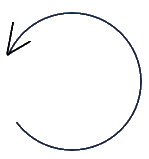
#> input picture templates/momentL.png, 149 x 159 px
$ python -i triangle.py   (imports and definitions only)
#> lines starting #> are read from the running program, lines starting #| are printed output that depends on the picture; after the words box and inside, x2 and y2 are one past the last pixel; in counts of white or black regions, pixels touching at a corner belong together
#> further down, picture is the input picture: PIL image 149x159 RGBA; mean R, G, B, A 2.2, 2.5, 3.2, 9.6
import cv2
import numpy as np
from PIL import Image
import streamlit as st

def detect_triangles_and_beam(image_pil,
                              blur_kernel=5,
                              threshold_type="Adaptive Gaussian",
                              block_size=29,
                              C_value=2,
                              canny_lower=50,
                              canny_upper=150,
                              min_area=1720,
                              approx_epsilon_factor=0.2):
    # 画像前処理
#> called with blur_kernel = 5, threshold_type = 'Adaptive Gaussian', block_size = 29, C_value = 2, canny_lower = 50, canny_upper = 150, min_area = 1720, approx_epsilon_factor = 0.2
    image_np = np.array(image_pil.convert('RGB'))
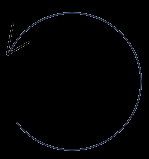
#> image_np: shape (159, 149, 3); mean R, G, B 2.2, 2.5, 3.2
    gray = cv2.cvtColor(image_np, cv2.COLOR_RGB2GRAY)
    blur_kernel = blur_kernel if blur_kernel % 2 == 1 else blur_kernel + 1
    blurred = cv2.GaussianBlur(gray, (blur_kernel, blur_kernel), 0)
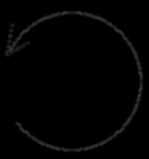
#> blurred: shape (159, 149); min 0, max 59, mean 2.5

    # 二値化
    if threshold_type == "Otsu":
        _, binary = cv2.threshold(blurred, 0, 255, cv2.THRESH_BINARY + cv2.THRESH_OTSU)
    elif threshold_type == "Adaptive Mean":
        block_size = block_size if block_size % 2 == 1 else block_size + 1
        binary = cv2.adaptiveThreshold(blurred, 255, cv2.ADAPTIVE_THRESH_MEAN_C,
                                       cv2.THRESH_BINARY_INV, block_size, C_value)
    elif threshold_type == "Adaptive Gaussian":
        block_size = block_size if block_size % 2 == 1 else block_size + 1
        binary = cv2.adaptiveThreshold(blurred, 255, cv2.ADAPTIVE_THRESH_GAUSSIAN_C,
                                       cv2.THRESH_BINARY_INV, block_size, C_value)
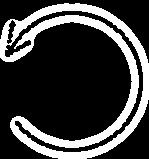
#> binary: shape (159, 149); 24.4% white; 1 white region, box (x1, y1, x2, y2) and area: (0, 3, 149, 159) 5790
    else:
        _, binary = cv2.threshold(blurred, 127, 255, cv2.THRESH_BINARY_INV)

    # エッジ検出
    edges = cv2.Canny(binary, canny_lower, canny_upper)
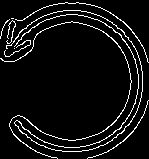
#> edges: shape (159, 149); 6.7% white in thin lines or dots
    contours, _ = cv2.findContours(edges, cv2.RETR_EXTERNAL, cv2.CHAIN_APPROX_SIMPLE)
#> contours = 9 contours, 6 with area under 20; largest, box (x1, y1, x2, y2) and area: (6, 10, 143, 152) 86, (0, 21, 132, 159) 60, (15, 2, 149, 63) 24

    result_img = image_np.copy()
    triangle_apexes = []

    for cnt in contours:
        area = cv2.contourArea(cnt)
        if area < min_area:
            continue
        perimeter = cv2.arcLength(cnt, True)
        epsilon = approx_epsilon_factor * perimeter
        approx = cv2.approxPolyDP(cnt, epsilon, True)
        if len(approx) == 3:
            pts = approx.reshape(-1, 2)
            # y座標が最小の頂点（画像上で最も上）を上端とみなす
            top_idx = np.argmin(pts[:, 1])
            apex = tuple(pts[top_idx])
            triangle_apexes.append(apex)
            cv2.drawContours(result_img, [approx], 0, (0, 255, 0), 3)
            cv2.circle(result_img, apex, 8, (255, 0, 0), -1)
            cv2.putText(result_img, "Apex", apex, cv2.FONT_HERSHEY_SIMPLEX, 0.6, (255, 0, 0), 2)
#> this loop made 9 passes
#> area on passes 4, 8, 9: 60.5, 86, 23.5
#> after the loop, triangle_apexes = []

    # 三角形の上端同士を直線で結ぶ（梁）
    if len(triangle_apexes) >= 2:
        triangle_apexes = sorted(triangle_apexes, key=lambda x: x[0]) # x座標で左右の三角形を判定
        cv2.line(result_img, triangle_apexes[0], triangle_apexes[-1], (0, 0, 255), 6)
        # 途中の三角形も順に結びたい場合
        for i in range(len(triangle_apexes)-1):
            cv2.line(result_img, triangle_apexes[i], triangle_apexes[i+1], (0,0,255), 4)

    return result_img, triangle_apexes

# [18 lines not run here, left out]

>>> from PIL import Image
>>> picture = Image.open('templates/momentL.png')
>>> result = detect_triangles_and_beam(picture)
